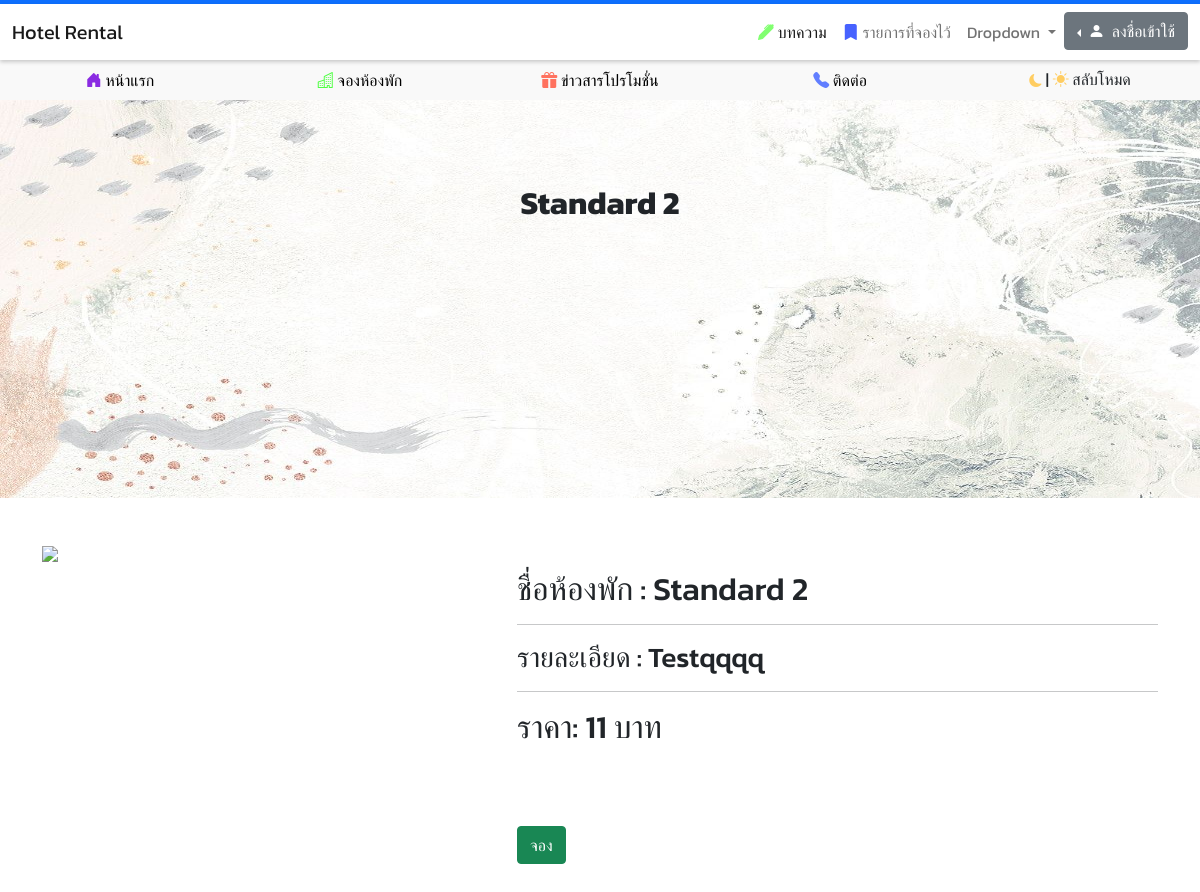
Screenshot of /product-detail.php?id=20&act=product-detail with the database file from the repository.
### tables this page shows
CREATE TABLE `room` (
  `room_id` int(10) NOT NULL,
  `room_name` varchar(100) NOT NULL,
  `room_note` varchar(100) NOT NULL,
  `room_status` int(1) NOT NULL,
  `room_cetegory` int(10) NOT NULL,
  `room_price` int(10) NOT NULL,
  `room_images` varchar(255) NOT NULL
);

### product-detail.php (the view, shortened to what this page needs)
<?php
$hostname_condb = "localhost";
$database_condb = "hotel-rental";
$username_condb = "root";
$password_condb = "";
$condb = mysqli_connect($hostname_condb, $username_condb, $password_condb) or trigger_error(mysqli_error($condb),E_USER_ERROR);
mysqli_query($condb,"SET NAMES UTF8");
?>
<?php
if (!function_exists("GetSQLValueString")) {
function GetSQLValueString($theValue, $theType, $theDefinedValue = "", $theNotDefinedValue = "")
{
  switch ($theType) {
    case "long":
    case "int":
      $theValue = ($theValue != "") ? intval($theValue) : "NULL";
      break;
  }
  return $theValue;
}
}
$colname_prdt = "-1";
if (isset($_GET['id'])) {
  $colname_prdt = $_GET['id'];
}
mysqli_select_db($condb,$database_condb);
$query_prdt = sprintf("SELECT * FROM room WHERE room_id = %s", GetSQLValueString($colname_prdt, "int"));
$prdt = mysqli_query( $condb,$query_prdt) or die(mysqli_error($prdt));
$row_prdt = mysqli_fetch_assoc($prdt);
?>
<?php include('head.php');?>
  <head>
  </head>
    <div class="thumbnail text-center">
        <img src="assets/img/hero/category2.jpg" alt="" class="img-responsive" width="100%" height="50%">
        <div class="caption">
            <br><br><p><h2><b><?php echo $row_prdt['room_name']; ?></b></h2></p>
        </div>
    </div>
 <div class="container">
 	<div class="row">
        <div class="col-md-12">
         	<?php  include('prd-detail.php');?>
        </div>
    </div>
</div>
  </body>
</html>

### prd-detail.php (shortened to what this page needs)
<?php
$hostname_condb = "localhost";
$database_condb = "hotel-rental";
$username_condb = "root";
$password_condb = "";
$condb = mysqli_connect($hostname_condb, $username_condb, $password_condb) or trigger_error(mysqli_error($condb),E_USER_ERROR);
mysqli_query($condb,"SET NAMES UTF8");
?>
<?php
$colname_prdt = "-1";
if (isset($_GET['id'])) {
  $colname_prdt = $_GET['id'];
}
mysqli_select_db($condb,$database_condb);
$query_prdt = sprintf("SELECT * FROM room WHERE room_id = %s", GetSQLValueString($colname_prdt, "int"));
$prdt = mysqli_query( $condb,$query_prdt) or die(mysqli_error($prdt));
$row_prdt = mysqli_fetch_assoc($prdt);
?>
<!DOCTYPE html PUBLIC "-//W3C//DTD XHTML 1.0 Transitional//EN" "http://www.w3.org/TR/xhtml1/DTD/xhtml1-transitional.dtd">
<html xmlns="http://www.w3.org/1999/xhtml">
<head>
</head>
<body>
    <div class="row">
	<div class="col-sm-5">
    	<img src="pmi/<?php echo $row_prdt['room_images'];?>" class="img img-responsive">
    </div>
    <div class="col-md-7">
        <br>
   <h2>  ชื่อห้องพัก :  <font face="Kanit"><?php echo $row_prdt['room_name']; ?></font> </h2><hr>
    <h3>รายละเอียด : <font face="Kanit"><?php echo $row_prdt['room_note']; ?></font></h3><hr>
    <h2> ราคา: <font face="Kanit"> <?php echo $row_prdt['room_price']; ?>  บาท  </h2> </font> <br />
    <br /><br />
    <a href="rent.php?id=<?php echo $row_prdt['room_id'];?>" class="btn btn-success" target="_blank"> <span class="glyphicon glyphicon-shopping-cart"> จอง </span> </a>
    </div>
</div>
<br>
<br>
</body>
</html>

### head.php (style rules this page uses)
body { font-family: 'Kanit', sans-serif; border-top: 4px solid #0d6efd; }

### product-detail.php (style rules this page uses)
.thumbnail { position: relative; }
.caption { position: absolute; top: 5%; left: 0; width: 100%; }
a { text-decoration:none; }

### rows the page displays
room: room_name "Standard 2", room_note "Testqqqq", room_price "11"
